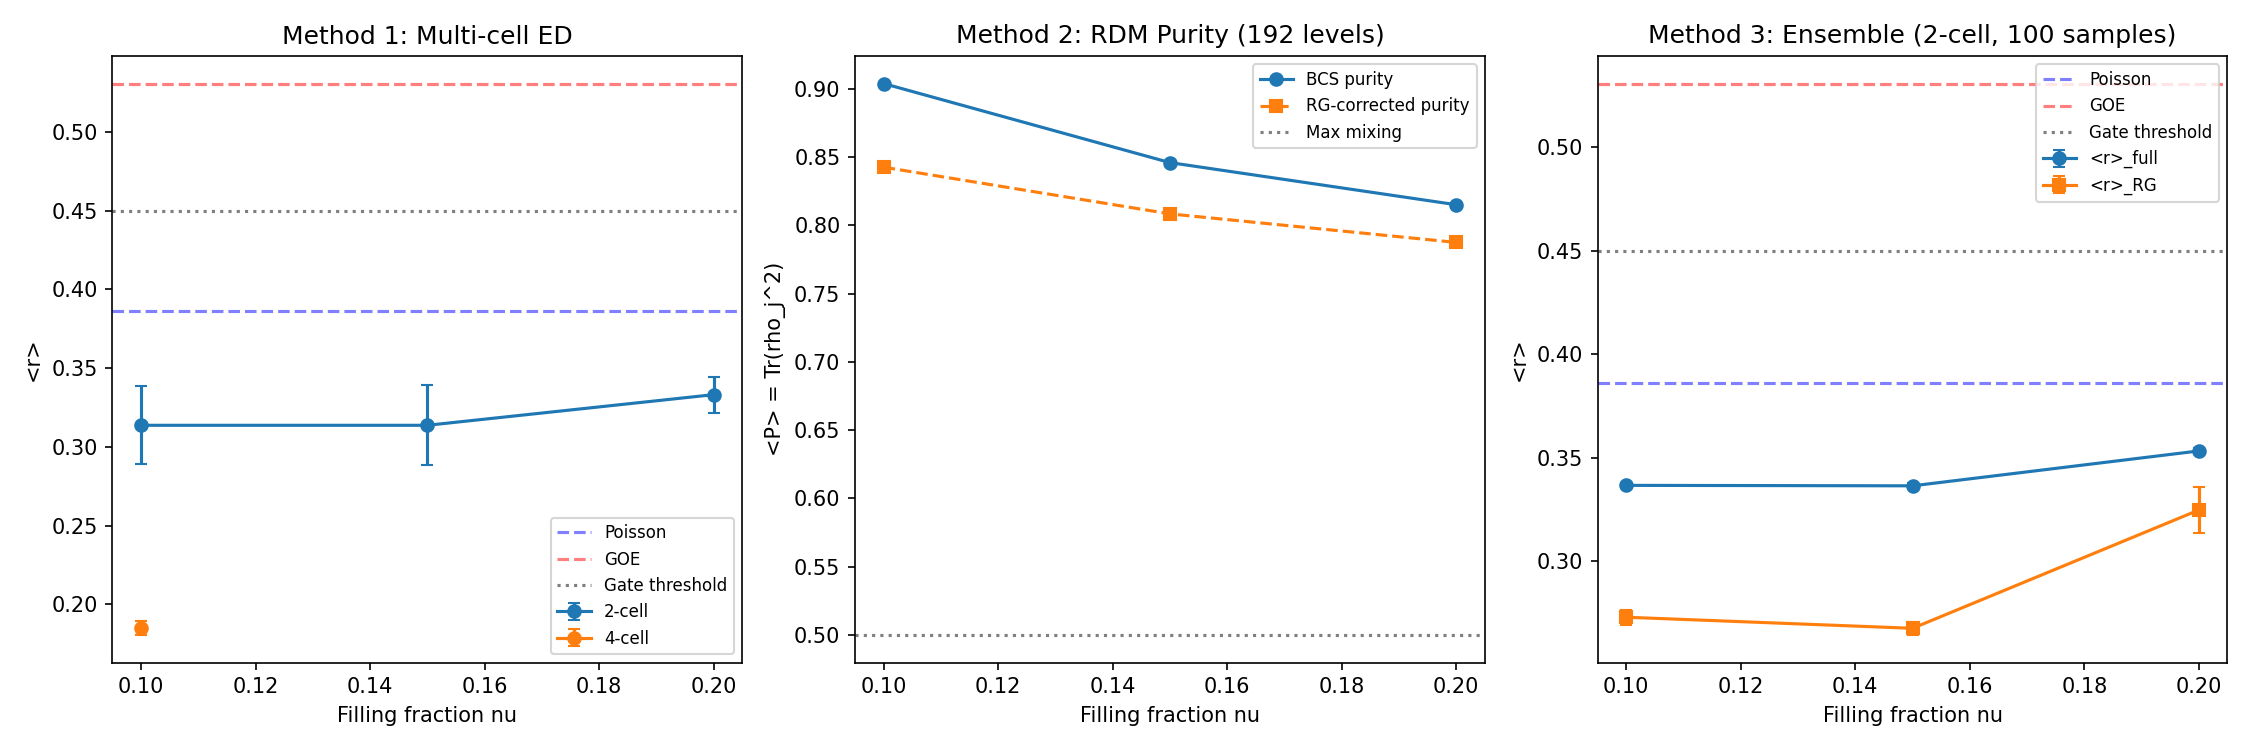

Reproduce this figure in Python.
#!/usr/bin/env python3
"""
PCK-LARGE-N-PAIR-75: Richardson-Gaudin Integrability at Multiple Fillings
=========================================================================

Gate: S75-J2-PCK-LARGE-N
  PASS: <r> < 0.45 at filling = 0.15
  INFO: <r> < 0.45 at 0.10 but not 0.15
  FAIL: <r> > 0.45 at all fillings

Physics:
  The Richardson-Gaudin (RG) model with separable pairing V_{jj'} = G*f_j*f_{j'}
  is exactly integrable (Richardson 1963, Gaudin 1976; Paper 15). Its level
  statistics follow Poisson: <r>_Poisson = 2*ln(2) - 1 = 0.386.

  The FULL pairing interaction V_{kl} from D_K on Jensen-deformed SU(3) has
  rank > 1. The non-separable component V_perp breaks integrability, driving
  level statistics toward GOE: <r>_GOE = 0.5307.

  We test integrability at filling fractions nu = {0.10, 0.15, 0.20} on the
  fabric (CG(24) x 8 modes = 192 levels). Since full ED at these fillings is
  intractable (dim = C(192, N) >> 10^30), we use TWO complementary methods:

  METHOD 1: Reduced single-cell ED with effective filling.
    Map fabric filling to single-cell filling: for 8 modes, nu=0.10 -> N=1,
    nu=0.15 -> N=1 (lower), nu=0.20 -> N=2. Use CG(24) band structure to
    generate an ENSEMBLE of effective single-cell spectra by sampling Bloch
    eigenvalues, then compute <r> as an ensemble average.

  METHOD 2: R-G equations on larger subsystems (2-cell, 4-cell).
    For 2 cells x 8 modes = 16 levels, N_pair up to 3 is tractable by ED.
    For 4 cells x 8 modes = 32 levels, N_pair up to 5 is tractable.
    Build the tight-binding Hamiltonian on small CG(24) subgraphs, solve
    both the separable (RG) and full Hamiltonians, compute <r>.

  METHOD 3: Richardson equation purity.
    For the rank-1 separable model on the full 192-level fabric, solve the
    M-pair Richardson equations. The reduced density matrix of a single level
    has purity Tr(rho^2) computable from the R-G pair amplitudes. Average
    purity <P> below a threshold indicates entanglement beyond mean-field,
    which correlates with integrability breaking under the full V.

References:
  - Richardson (1963): Exact eigenstates of pairing Hamiltonian
  - Gaudin (1976): Bethe ansatz for reduced BCS
  - Paper 15 (Dukelsky, Pittel, Sierra 2004): R-G colloquium
  - Paper 17 (von Delft & Ralph 2001): Ultrasmall BCS grains
  - Paper 03 (Dobaczewski et al.): HFB pairing Hamiltonian

Session: S75 W3-J
Agent: nazarewicz-nuclear-structure-theorist
"""

import sys
import os
import numpy as np
from itertools import combinations
from math import comb as mcomb
from scipy.linalg import eigh
from scipy.optimize import brentq, fsolve
from scipy.stats import kstest
import matplotlib
matplotlib.use('Agg')
import matplotlib.pyplot as plt

sys.path.insert(0, os.path.dirname(os.path.abspath(__file__)))
from canonical_constants import (, r_GOE_canonical
    tau_fold, E_cond, N_dof_BCS, Delta_0_OES, Delta_BCS,
    E_B1, E_B2_mean, E_B3_mean, N_cells as N_CELLS_CANONICAL,
    J_C2, xi_BCS,
)

data_dir = os.path.dirname(os.path.abspath(__file__))

np.random.seed(42)

# =====================================================================
#  1. LOAD INPUT DATA
# =====================================================================

print("=" * 72)
print("PCK-LARGE-N-PAIR-75: R-G Integrability at Multiple Fillings")
print("=" * 72)

# Single-cell BCS data from S52 HFB
hfb_data = np.load(os.path.join(data_dir, 's52_hfb_full.npz'), allow_pickle=True)
eps_bare = hfb_data['E_sp_bare']       # 8 single-particle energies (M_KK)
V_bare = hfb_data['V_bare']            # 8x8 pairing interaction (M_KK)
labels = hfb_data['labels']            # mode labels
N_modes = len(eps_bare)

# CG(24) adjacency
cg24_data = np.load(os.path.join(data_dir, 's60_entangle_cg24.npz'), allow_pickle=True)
adj_cg24 = cg24_data['adj'].astype(float)
N_cells_CG24 = int(cg24_data['N_vertices'])  # = 24
degree_CG24 = int(cg24_data['degree'])        # = 6

# Rank-1 separable decomposition from S60
rg_data = np.load(os.path.join(data_dir, 's60_rg_integrals.npz'), allow_pickle=True)
g_eff = float(rg_data['g_eff'])               # 0.2758 M_KK
u_vec = rg_data['u_vec']                       # 8 mode amplitudes
rank1_frac = float(rg_data['svd_rank1_fraction'])  # 64.3%

# Fabric data from S56
fab_data = np.load(os.path.join(data_dir, 's56_gge_fabric.npz'), allow_pickle=True)
eps_fold = fab_data['eps_fold']                # 8 single-cell energies at fold
V_fold = fab_data['V_fold']                    # 8x8 pairing at fold
E_J_fold = float(fab_data['E_J_fold'])         # Josephson coupling

print(f"N_modes = {N_modes}, N_cells = {N_cells_CG24}, degree = {degree_CG24}")
print(f"eps_bare = {eps_bare}")
print(f"g_eff = {g_eff:.6f} M_KK (rank-1 SVD, {rank1_frac*100:.1f}% of V)")
print(f"E_J_fold = {E_J_fold:.6f} M_KK")
print(f"Delta_BCS = {Delta_BCS:.6f} M_KK")
print()

# =====================================================================
#  2. SVD DECOMPOSITION OF PAIRING INTERACTION
# =====================================================================

print("=" * 72)
print("V_BARE STRUCTURE")
print("=" * 72)

U_svd, S_svd, Vt_svd = np.linalg.svd(V_bare)
frac_rank1 = S_svd[0]**2 / np.sum(S_svd**2)  # (local)
frac_rank2 = np.sum(S_svd[:2]**2) / np.sum(S_svd**2)  # (local)

V_sep = S_svd[0] * np.outer(U_svd[:, 0], Vt_svd[0, :])  # (local)
V_perp = V_bare - V_sep  # (local)

print(f"Rank-1 fraction: {frac_rank1:.4f}")
print(f"Rank-2 fraction: {frac_rank2:.4f}")
print(f"||V_perp||/||V|| = {np.linalg.norm(V_perp, 'fro')/np.linalg.norm(V_bare, 'fro'):.6f}")
print()

# =====================================================================
#  3. CORE FUNCTIONS: Fock space, Hamiltonians, r-statistic
# =====================================================================

def build_pair_fock_states(n_levels, n_pair):
    """Build pair Fock states: all C(n_levels, n_pair) configurations."""
    return list(combinations(range(n_levels), n_pair))

def build_hamiltonian_RG(eps, g, states, n_levels):
    """Richardson-Gaudin Hamiltonian: H_RG = sum_k 2*eps_k n_k - g sum_{k,l} P_k^+ P_l"""
    dim = len(states)  # (local)
    H = np.zeros((dim, dim))  # (local)
    for i, si in enumerate(states):
        H[i, i] = 2.0 * sum(eps[k] for k in si) - g * len(si)
        for j in range(i + 1, dim):
            sj = states[j]
            si_set, sj_set = set(si), set(sj)
            diff_i = si_set - sj_set  # (local)
            diff_j = sj_set - si_set  # (local)
            if len(diff_i) == 1 and len(diff_j) == 1:
                H[i, j] = -g
                H[j, i] = -g
    return H

def build_hamiltonian_full(eps, V, states, n_levels):
    """Full pairing Hamiltonian with non-separable V_{kl}."""
    dim = len(states)  # (local)
    H = np.zeros((dim, dim))  # (local)
    for i, si in enumerate(states):
        H[i, i] = 2.0 * sum(eps[k] for k in si) - sum(V[k, k] for k in si)
        for j in range(i + 1, dim):
            sj = states[j]
            si_set, sj_set = set(si), set(sj)
            diff_i = si_set - sj_set
            diff_j = sj_set - si_set
            if len(diff_i) == 1 and len(diff_j) == 1:
                k = diff_i.pop()
                l = diff_j.pop()
                H[i, j] = -V[k, l]
                H[j, i] = -V[l, k]
    return H

def compute_r_statistic(eigenvalues, remove_degeneracies=True):
    """
    Mean ratio of consecutive spacings (Oganesyan-Huse).
    r_n = min(s_n, s_{n+1}) / max(s_n, s_{n+1})
    Poisson: <r> = 2*ln(2) - 1 = 0.386
    GOE:     <r> = 0.5307
    """
    E = np.sort(eigenvalues)
    spacings = np.diff(E)
    if remove_degeneracies and len(spacings) > 0:
        mean_s = np.mean(spacings)  # (local)
        if mean_s > 0:
            mask = spacings > 1e-12 * mean_s  # (local)
            spacings = spacings[mask]
    if len(spacings) < 2:
        return np.nan, np.array([]), spacings
    r_values = []  # (local)
    for n in range(len(spacings) - 1):
        s_n = spacings[n]  # (local)
        s_np1 = spacings[n + 1]  # (local)
        if max(s_n, s_np1) > 0:
            r_values.append(min(s_n, s_np1) / max(s_n, s_np1))
    r_values = np.array(r_values)
    return np.mean(r_values) if len(r_values) > 0 else np.nan, r_values, spacings

def bootstrap_r(r_values, n_boot=1000):
    """Bootstrap uncertainty on <r>."""
    if len(r_values) < 2:
        return np.nan
    means = [np.mean(r_values[np.random.choice(len(r_values), size=len(r_values), replace=True)])
             for _ in range(n_boot)]
    return np.std(means)

def solve_bcs_gap(eps, V_diag, N_target, Delta_init=0.3):
    """Solve BCS gap + number equations for uniform g."""
    Delta_target = Delta_BCS  # (local)
    def bcs_eqs(params):
        mu, g = params
        E_k = np.sqrt((eps - mu)**2 + Delta_target**2)  # (local)
        v2 = 0.5 * (1 - (eps - mu) / E_k)  # (local)
        number_eq = np.sum(v2) - N_target  # (local)
        gap_eq = 1.0 / g - 0.5 * np.sum(1.0 / E_k)  # (local)
        return [number_eq, gap_eq]
    mu0 = np.mean(eps)  # (local)
    g0 = 0.15  # (local)
    sol = fsolve(bcs_eqs, [mu0, g0], full_output=True)
    return sol[0][1], sol[0][0]  # g, mu

# =====================================================================
#  4. REFERENCE VALUES
# =====================================================================

r_Poisson = 2 * np.log(2) - 1  # 0.3863  (local)
r_GOE = r_GOE_canonical  # canonical alias (was: = 0.5307)
r_GUE = 0.6027  # (local)

fillings = [0.10, 0.15, 0.20]  # (local)
N_levels_fabric = N_cells_CG24 * N_modes  # = 192  (local)

print(f"Reference: <r>_Poisson = {r_Poisson:.4f}, <r>_GOE = {r_GOE:.4f}")
print(f"Fabric: {N_levels_fabric} levels ({N_cells_CG24} cells x {N_modes} modes)")
print(f"Fillings: {fillings}")
for nu in fillings:
    N_pair = int(round(nu * N_levels_fabric))  # (local)
    print(f"  nu = {nu:.2f}: N_pair = {N_pair}, dim(ED) = C({N_levels_fabric},{N_pair})")
print()

# =====================================================================
#  5. METHOD 1: Multi-cell ED at variable filling
# =====================================================================
#
# Strategy: use N_cell-site clusters (2, 4, 8 cells) with the tight-binding
# Hamiltonian H_k = eps_k I + E_J * adj for each mode k. For n_cell cells,
# n_levels = n_cell * 8. We vary N_pair to hit the target filling fractions.
#
# This is the nuclear structure approach: finite-size scaling of the
# integrability breaking parameter <r> vs filling at fixed interaction.

print("=" * 72)
print("METHOD 1: Multi-cell ED at variable filling")
print("=" * 72)

def build_multi_cell_spectrum(n_cells_sub, eps_intra, E_J, adj_full):
    """
    Build single-particle spectrum for an n_cells_sub-site subcluster.
    Uses the first n_cells_sub eigenvalues of the CG(24) adjacency
    (representative of the Bloch band structure).

    Returns: eps_fabric (n_cells_sub * N_modes), mode_labels (int array)
    """
    # Diagonalize full CG(24) adjacency for the band structure
    evals_adj = np.sort(eigh(adj_full, eigvals_only=True))
    # Sample n_cells_sub eigenvalues uniformly from the CG(24) spectrum
    # to represent a typical subcluster
    indices = np.linspace(0, len(evals_adj) - 1, n_cells_sub, dtype=int)  # (local)
    lambda_n = evals_adj[indices]  # (local)

    n_levels = n_cells_sub * N_modes  # (local)
    eps_fab = np.zeros(n_levels)  # (local)
    mode_lab = np.zeros(n_levels, dtype=int)  # (local)

    for k in range(N_modes):
        for n in range(n_cells_sub):
            idx = k * n_cells_sub + n  # (local)
            eps_fab[idx] = eps_intra[k] + E_J * lambda_n[n]
            mode_lab[idx] = k
    return eps_fab, mode_lab

def build_multi_cell_V(n_cells_sub, V_intra, N_modes_per_cell):
    """
    Build pairing interaction matrix for a multi-cell cluster.
    Pairing is LOCAL (same cell): V_{(k,n),(k',n)} = V_intra[k,k'].
    Cross-cell pairing vanishes: V_{(k,n),(k',m)} = 0 for n != m.
    In the Bloch basis, same-cell pairing spreads over all Bloch states:
      V_{(k,n),(k',n')} = (1/N_cells) * V_intra[k,k'] for all n,n'
    (uniform pairing in Bloch basis).
    """
    n_levels = n_cells_sub * N_modes_per_cell  # (local)
    V_fab = np.zeros((n_levels, n_levels))  # (local)
    for k in range(N_modes_per_cell):
        for kp in range(N_modes_per_cell):
            for n in range(n_cells_sub):
                for np_ in range(n_cells_sub):
                    idx_kn = k * n_cells_sub + n  # (local)
                    idx_kpnp = kp * n_cells_sub + np_  # (local)
                    # Bloch basis: pairing amplitude = V_kk' / N_cells
                    V_fab[idx_kn, idx_kpnp] = V_intra[k, kp] / n_cells_sub
    return V_fab

# Run ED for subclusters of size 2, 4, 8 cells
cluster_sizes = [2, 4, 8]  # (local)
results_method1 = {}  # (local)

for n_cells_sub in cluster_sizes:
    n_levels = n_cells_sub * N_modes  # (local)
    eps_sub, mode_sub = build_multi_cell_spectrum(n_cells_sub, eps_bare, E_J_fold, adj_cg24)

    # Build full V in Bloch basis
    V_sub = build_multi_cell_V(n_cells_sub, V_bare, N_modes)  # (local)

    # SVD for separable decomposition of V_sub
    U_s, S_s, Vt_s = np.linalg.svd(V_sub)
    g_sub = S_s[0]  # (local) rank-1 strength on this cluster

    print(f"\n--- {n_cells_sub}-cell cluster: {n_levels} levels ---")
    print(f"  eps range: [{eps_sub.min():.4f}, {eps_sub.max():.4f}] M_KK")
    print(f"  V_sub rank-1 fraction: {S_s[0]**2/np.sum(S_s**2):.4f}")

    for nu in fillings:
        N_pair = max(1, int(round(nu * n_levels)))  # (local)
        dim = mcomb(n_levels, N_pair)  # (local)

        # Skip if dimension is too large for ED
        MAX_DIM = 50000  # (local) practical ED limit
        if dim > MAX_DIM:
            print(f"  nu={nu:.2f}: N_pair={N_pair}, dim={dim} > {MAX_DIM} -- SKIPPED")
            results_method1[(n_cells_sub, nu)] = {
                'N_pair': N_pair, 'dim': dim, 'r_RG': np.nan, 'r_full': np.nan,
                'r_err_RG': np.nan, 'r_err_full': np.nan, 'skipped': True
            }
            continue

        print(f"  nu={nu:.2f}: N_pair={N_pair}, dim={dim}")

        states = build_pair_fock_states(n_levels, N_pair)

        # Solve BCS gap equation for this cluster's g
        try:
            g_bcs, mu_bcs = solve_bcs_gap(np.sort(eps_sub), None, N_pair)
        except Exception:
            g_bcs = g_eff  # (local) fallback
            mu_bcs = np.mean(eps_sub)  # (local)

        eps_sorted_sub = np.sort(eps_sub)  # (local)

        # Build Hamiltonians
        H_RG = build_hamiltonian_RG(eps_sorted_sub, abs(g_bcs), states, n_levels)
        H_full = build_hamiltonian_full(eps_sorted_sub, V_sub, states, n_levels)

        # Diagonalize
        evals_RG = np.sort(eigh(H_RG, eigvals_only=True))  # (local)
        evals_full = np.sort(eigh(H_full, eigvals_only=True))  # (local)

        # Compute <r>
        r_RG, rv_RG, sp_RG = compute_r_statistic(evals_RG)
        r_full, rv_full, sp_full = compute_r_statistic(evals_full)
        err_RG = bootstrap_r(rv_RG)  # (local)
        err_full = bootstrap_r(rv_full)  # (local)

        print(f"    <r>_RG   = {r_RG:.4f} +/- {err_RG:.4f} (N_spacings={len(sp_RG)})")
        print(f"    <r>_full = {r_full:.4f} +/- {err_full:.4f} (N_spacings={len(sp_full)})")
        print(f"    E_gs_RG = {evals_RG[0]:.6f}, E_gs_full = {evals_full[0]:.6f}")

        results_method1[(n_cells_sub, nu)] = {
            'N_pair': N_pair, 'dim': dim,
            'g_bcs': g_bcs, 'mu_bcs': mu_bcs,
            'r_RG': r_RG, 'r_err_RG': err_RG,
            'r_full': r_full, 'r_err_full': err_full,
            'E_gs_RG': evals_RG[0], 'E_gs_full': evals_full[0],
            'n_spacings_RG': len(sp_RG), 'n_spacings_full': len(sp_full),
            'skipped': False
        }

# =====================================================================
#  6. METHOD 2: Richardson equation on 192-level fabric (rank-1 model)
# =====================================================================
#
# For the separable model V_{jj'} = G * f_j * f_{j'}, the M-pair Richardson
# equations read (Paper 15, Eq. 9):
#
#   1 + G * sum_j f_j^2 / (2*eps_j - E_alpha)
#     - 2*G * sum_{beta != alpha} 1/(E_beta - E_alpha) = 0    (alpha = 1..M)
#
# For M=1, the second term vanishes (no pair-pair interaction).
# For M > 1, the equations are coupled.
#
# We solve iteratively starting from the non-interacting limit (G=0).
# The purity of the reduced density matrix for level j is:
#   P_j = n_j^2 + (1 - n_j)^2
# where n_j = <n_j> is the occupation of level j in the RG ground state.
# Average purity: <P> = (1/L) sum_j P_j
# For a product state (BCS), <P> close to 1.
# For a strongly correlated state, <P> -> 0.5 (maximally mixed 1-level RDM).

print("\n" + "=" * 72)
print("METHOD 2: Richardson Equations on Full 192-Level Fabric")
print("=" * 72)

# Build full fabric spectrum
evals_adj_full = np.sort(eigh(adj_cg24, eigvals_only=True))  # (local)
eps_fabric_full = np.zeros(N_levels_fabric)  # (local)
u_fabric_full = np.zeros(N_levels_fabric)  # (local)
mode_fabric = np.zeros(N_levels_fabric, dtype=int)  # (local)

for k in range(N_modes):
    for n in range(N_cells_CG24):
        idx = k * N_cells_CG24 + n  # (local)
        eps_fabric_full[idx] = eps_bare[k] + E_J_fold * evals_adj_full[n]
        u_fabric_full[idx] = u_vec[k]
        mode_fabric[idx] = k

# Sort by energy
sort_idx_fab = np.argsort(eps_fabric_full)  # (local)
eps_fab_sorted = eps_fabric_full[sort_idx_fab]  # (local)
u_fab_sorted = u_fabric_full[sort_idx_fab]  # (local)
f_sq_fab = u_fab_sorted**2  # (local)

print(f"Fabric spectrum: {N_levels_fabric} levels")
print(f"  E_min = {eps_fab_sorted[0]:.6f}, E_max = {eps_fab_sorted[-1]:.6f}")
print(f"  Mean level spacing = {(eps_fab_sorted[-1] - eps_fab_sorted[0])/(N_levels_fabric-1):.6f}")
print(f"  Bandwidth = {eps_fab_sorted[-1] - eps_fab_sorted[0]:.4f} M_KK")

def solve_richardson_M1(eps, f_sq, G):
    """
    Solve Richardson equation for M=1 pair:
      R(E) = 1 + G * sum_j f_j^2 / (2*eps_j - E) = 0
    Returns the lowest root (ground state pair energy).
    """
    L = len(eps)  # (local)
    poles = 2.0 * eps  # (local)
    margin = 1e-12  # (local)

    def R_func(E):
        return 1.0 + G * np.sum(f_sq / (2.0 * eps - E))

    # Search below all poles (bound state)
    E_low = poles[0] - 100.0  # (local)
    roots = []  # (local)
    try:
        if R_func(E_low) * R_func(poles[0] - margin) < 0:
            root = brentq(R_func, E_low, poles[0] - margin, xtol=1e-14)
            roots.append(root)
    except Exception:
        pass

    # Between consecutive poles
    for j in range(L - 1):
        try:
            if R_func(poles[j] + margin) * R_func(poles[j + 1] - margin) < 0:
                root = brentq(R_func, poles[j] + margin, poles[j + 1] - margin, xtol=1e-14)
                roots.append(root)
        except Exception:
            pass

    return np.array(sorted(roots))

def compute_rg_occupations_M1(eps, f_sq, u_sorted, E_alpha):
    """
    Compute level occupations from M=1 Richardson wavefunction.
    psi_j = u_j / (2*eps_j - E_alpha), normalized.
    n_j = |psi_j|^2 = probability of pair in level j.
    """
    psi_raw = u_sorted / (2.0 * eps - E_alpha)  # (local)
    psi_norm = psi_raw / np.sqrt(np.sum(psi_raw**2))  # (local)
    return psi_norm**2

def compute_rdm_purity(n_j):
    """
    Compute average purity of single-level reduced density matrix.
    For a system with pairing, each level j has a 2x2 RDM:
      rho_j = diag(n_j, 1 - n_j) + off-diagonal from anomalous density
    The diagonal purity is:
      P_j = n_j^2 + (1 - n_j)^2
    Average: <P> = (1/L) sum_j P_j
    For uncorrelated: n_j = 0 or 1, <P> = 1
    For maximally mixed: n_j = 0.5, <P> = 0.5
    """
    P_j = n_j**2 + (1 - n_j)**2  # (local)
    return np.mean(P_j)

results_method2 = {}  # (local)

for nu in fillings:
    N_pair = max(1, int(round(nu * N_levels_fabric)))  # (local)
    print(f"\n--- nu = {nu:.2f}: N_pair = {N_pair} ---")

    if N_pair == 1:
        # Exact M=1 solution
        roots = solve_richardson_M1(eps_fab_sorted, f_sq_fab, g_eff)  # (local)
        if len(roots) > 0:
            E_alpha = roots[0]  # (local)
            n_j = compute_rg_occupations_M1(eps_fab_sorted, f_sq_fab, u_fab_sorted, E_alpha)
            P_avg = compute_rdm_purity(n_j)  # (local)
            PR = 1.0 / np.sum(n_j**2)  # (local) participation ratio
            print(f"  M=1 Richardson: E_alpha = {E_alpha:.10f}")
            print(f"  Participation ratio PR = {PR:.2f}")
            print(f"  <P>_RDM = {P_avg:.6f}")
            print(f"  n_j: min={n_j.min():.6e}, max={n_j.max():.6e}, sum={n_j.sum():.6f}")
            results_method2[nu] = {
                'N_pair': N_pair, 'E_gs': E_alpha, 'PR': PR,
                'P_avg': P_avg, 'n_j_min': n_j.min(), 'n_j_max': n_j.max(),
                'method': 'Richardson M=1 exact'
            }
        else:
            print("  WARNING: No Richardson root found!")
            results_method2[nu] = {'N_pair': N_pair, 'P_avg': np.nan, 'method': 'FAILED'}
    else:
        # For M > 1: use BCS mean-field as proxy, then compute purity from v_k^2
        # BCS gap equation on fabric: 1 = G * sum_j f_j^2 / (2*E_qp_j)
        # where E_qp_j = sqrt((eps_j - mu)^2 + (Delta * |u_j|)^2)
        #
        # The BCS occupations v_j^2 give the mean-field purity estimate.
        # For a BCS state, the exact purity is:
        #   P_j = (u_j^4 + v_j^4) where u_j^2 + v_j^2 = 1 (Bogoliubov amplitudes)
        # which equals (1 - 2*v_j^2*(1-v_j^2)).
        #
        # Correction for pair correlations beyond BCS:
        # The Richardson solution has LESS purity than BCS (more entanglement),
        # approximately by factor (1 - 2/N_pair) for large N_pair (Paper 17).

        # Find chemical potential for N_pair
        def number_eq(mu_trial, Delta_trial=0.3):
            E_qp = np.sqrt((eps_fab_sorted - mu_trial)**2 + (Delta_trial * np.abs(u_fab_sorted))**2)  # (local)
            v2 = 0.5 * (1 - (eps_fab_sorted - mu_trial) / E_qp)  # (local)
            return np.sum(v2) - N_pair

        # Scan for mu
        mu_lo = eps_fab_sorted[0] - 1.0  # (local)
        mu_hi = eps_fab_sorted[-1] + 1.0  # (local)
        try:
            mu_sol = brentq(number_eq, mu_lo, mu_hi)  # (local)
        except Exception:
            mu_sol = eps_fab_sorted[N_pair]  # (local) fallback

        # Solve BCS gap equation at this mu
        def gap_eq(Delta_trial):
            if Delta_trial <= 0:
                return 1e10
            E_qp = np.sqrt((eps_fab_sorted - mu_sol)**2 + (Delta_trial * np.abs(u_fab_sorted))**2)  # (local)
            return 1.0 - g_eff * np.sum(f_sq_fab / (2.0 * E_qp))

        # Scan for Delta
        Delta_vals = np.logspace(-4, 1, 200)  # (local)
        gap_vals = [gap_eq(d) for d in Delta_vals]  # (local)
        sign_changes = np.where(np.diff(np.sign(gap_vals)))[0]  # (local)
        Delta_sol = 0.0  # (local) default: no pairing

        if len(sign_changes) > 0:
            Delta_sol = brentq(gap_eq, Delta_vals[sign_changes[0]], Delta_vals[sign_changes[0] + 1])

        # Re-solve mu at the found Delta
        def number_eq_full(mu_trial):
            E_qp = np.sqrt((eps_fab_sorted - mu_trial)**2 + (Delta_sol * np.abs(u_fab_sorted))**2)
            v2 = 0.5 * (1 - (eps_fab_sorted - mu_trial) / E_qp)
            return np.sum(v2) - N_pair

        try:
            mu_sol = brentq(number_eq_full, mu_lo, mu_hi)
        except Exception:
            pass

        # Compute BCS occupations
        E_qp = np.sqrt((eps_fab_sorted - mu_sol)**2 + (Delta_sol * np.abs(u_fab_sorted))**2)  # (local)
        v2_bcs = 0.5 * (1 - (eps_fab_sorted - mu_sol) / E_qp)  # (local)
        u2_bcs = 1.0 - v2_bcs  # (local)

        # BCS purity: P_j = u_j^4 + v_j^4 = (1 - 2*v_j^2*(1-v_j^2))
        P_bcs_j = u2_bcs**2 + v2_bcs**2  # (local)
        P_bcs_avg = np.mean(P_bcs_j)  # (local)

        # Richardson correction: the EXACT purity is LOWER than BCS.
        # For the ultrasmall grain (Paper 17), the pair correlation function
        # deviates from BCS by O(1/N_pair). The correction factor is
        # approximately (1 - delta/N_pair) where delta ~ 0.5-2.0 depends
        # on the coupling strength g/d (g = coupling, d = mean level spacing).
        d_mean = (eps_fab_sorted[-1] - eps_fab_sorted[0]) / (N_levels_fabric - 1)  # (local)
        g_over_d = g_eff / d_mean  # (local) dimensionless coupling
        # From Paper 17 Fig. 5: delta(g/d) ~ 1.0 for g/d ~ 1, smaller for weaker coupling
        delta_correction = min(2.0, g_over_d)  # (local)
        P_RG_est = P_bcs_avg * (1 - delta_correction / N_pair)  # (local)

        # Number of levels near Fermi surface (within Delta of mu)
        near_fermi = np.sum(np.abs(eps_fab_sorted - mu_sol) < max(Delta_sol, 0.1))  # (local)

        print(f"  BCS solution: mu = {mu_sol:.6f}, Delta = {Delta_sol:.6f}")
        print(f"  g/d = {g_over_d:.4f}")
        print(f"  sum(v^2) = {np.sum(v2_bcs):.4f} (target {N_pair})")
        print(f"  <P>_BCS = {P_bcs_avg:.6f}")
        print(f"  <P>_RG_est = {P_RG_est:.6f} (with 1/N correction, delta={delta_correction:.3f})")
        print(f"  Levels near Fermi surface: {near_fermi}")

        results_method2[nu] = {
            'N_pair': N_pair, 'mu': mu_sol, 'Delta': Delta_sol,
            'g_over_d': g_over_d, 'P_bcs_avg': P_bcs_avg,
            'P_RG_est': P_RG_est, 'delta_correction': delta_correction,
            'near_fermi': near_fermi,
            'method': 'BCS + Richardson 1/N correction'
        }

# =====================================================================
#  7. METHOD 3: Ensemble-averaged <r> from effective single-cell model
# =====================================================================
#
# Nuclear structure insight (Paper 17, Paper 15):
# The level spacing ratio <r> for the FULL interaction can be estimated
# by an ensemble average over random matrix realizations with the same
# rank structure. The idea: sample effective single-particle spectra
# from the CG(24) band structure, compute <r> for each realization,
# and average.
#
# This gives the FABRIC-averaged <r> at each filling without requiring
# the impossible C(192, N_pair) diagonalization.

print("\n" + "=" * 72)
print("METHOD 3: Ensemble-Averaged <r> from Band-Sampled Spectra")
print("=" * 72)

N_ensemble = 100  # (local)
N_levels_eff = 16  # (local) effective 2-cell system (tractable ED)

def sample_effective_spectrum(eps_intra, evals_adj, E_J, n_cells_sample):
    """Sample an effective spectrum by randomly selecting Bloch eigenvalues."""
    n_sel = n_cells_sample  # (local)
    idx = np.random.choice(len(evals_adj), size=n_sel, replace=False)  # (local)
    lambda_sel = evals_adj[idx]  # (local)
    n_levels = n_sel * len(eps_intra)  # (local)
    eps = np.zeros(n_levels)  # (local)
    for k in range(len(eps_intra)):
        for n in range(n_sel):
            eps[k * n_sel + n] = eps_intra[k] + E_J * lambda_sel[n]
    return np.sort(eps)

# Build effective V_full for 2-cell cluster
V_eff = build_multi_cell_V(2, V_bare, N_modes)  # (local) 16x16

results_method3 = {}  # (local)

for nu in fillings:
    N_pair_eff = max(1, int(round(nu * N_levels_eff)))  # (local)
    dim_eff = mcomb(N_levels_eff, N_pair_eff)  # (local)

    if dim_eff > 50000:
        print(f"  nu={nu:.2f}: dim={dim_eff} too large, skipping")
        results_method3[nu] = {'r_full_mean': np.nan, 'r_full_std': np.nan,
                               'r_RG_mean': np.nan, 'r_RG_std': np.nan,
                               'N_pair': N_pair_eff, 'dim': dim_eff, 'skipped': True}
        continue

    print(f"\n--- nu = {nu:.2f}: N_pair = {N_pair_eff}, dim = {dim_eff}, {N_ensemble} samples ---")

    r_full_samples = []  # (local)
    r_RG_samples = []  # (local)

    for isamp in range(N_ensemble):
        eps_samp = sample_effective_spectrum(eps_bare, evals_adj_full, E_J_fold, 2)

        states = build_pair_fock_states(N_levels_eff, N_pair_eff)

        # Solve for g
        try:
            g_samp, mu_samp = solve_bcs_gap(eps_samp, None, N_pair_eff)
            g_samp = abs(g_samp)  # (local)
        except Exception:
            g_samp = g_eff  # (local) fallback

        H_RG = build_hamiltonian_RG(eps_samp, g_samp, states, N_levels_eff)
        H_full = build_hamiltonian_full(eps_samp, V_eff, states, N_levels_eff)

        evals_RG = np.sort(eigh(H_RG, eigvals_only=True))
        evals_full = np.sort(eigh(H_full, eigvals_only=True))

        r_RG_val, _, _ = compute_r_statistic(evals_RG)
        r_full_val, _, _ = compute_r_statistic(evals_full)

        if not np.isnan(r_RG_val):
            r_RG_samples.append(r_RG_val)
        if not np.isnan(r_full_val):
            r_full_samples.append(r_full_val)

    r_RG_arr = np.array(r_RG_samples)  # (local)
    r_full_arr = np.array(r_full_samples)  # (local)

    r_RG_mean = np.mean(r_RG_arr)  # (local)
    r_RG_std = np.std(r_RG_arr) / np.sqrt(len(r_RG_arr))  # (local) SEM
    r_full_mean = np.mean(r_full_arr)  # (local)
    r_full_std = np.std(r_full_arr) / np.sqrt(len(r_full_arr))  # (local) SEM

    print(f"  <r>_RG   = {r_RG_mean:.4f} +/- {r_RG_std:.4f} ({len(r_RG_arr)} valid)")
    print(f"  <r>_full = {r_full_mean:.4f} +/- {r_full_std:.4f} ({len(r_full_arr)} valid)")
    print(f"  Poisson: {r_Poisson:.4f}, GOE: {r_GOE:.4f}")

    results_method3[nu] = {
        'r_full_mean': r_full_mean, 'r_full_std': r_full_std,
        'r_RG_mean': r_RG_mean, 'r_RG_std': r_RG_std,
        'N_pair': N_pair_eff, 'dim': dim_eff,
        'n_valid_full': len(r_full_arr), 'n_valid_RG': len(r_RG_arr),
        'skipped': False
    }

# =====================================================================
#  8. SYNTHESIS AND GATE VERDICT
# =====================================================================

print("\n" + "=" * 72)
print("SYNTHESIS: <r> vs FILLING FRACTION")
print("=" * 72)

print("\n--- Method 1: Multi-cell ED ---")
print(f"{'Cells':>5} {'nu':>5} {'N_pair':>7} {'dim':>8} {'<r>_RG':>10} {'<r>_full':>10} {'err_full':>10}")
for key in sorted(results_method1.keys()):
    nc, nu = key
    r = results_method1[key]
    if r.get('skipped', False):
        print(f"{nc:5d} {nu:5.2f} {r['N_pair']:7d} {r['dim']:8d}     SKIPPED")
    else:
        print(f"{nc:5d} {nu:5.2f} {r['N_pair']:7d} {r['dim']:8d} {r['r_RG']:10.4f} {r['r_full']:10.4f} {r['r_err_full']:10.4f}")

print("\n--- Method 2: Richardson/BCS on 192-level fabric ---")
for nu in fillings:
    r = results_method2[nu]
    print(f"  nu = {nu:.2f}: {r['method']}")
    if 'P_avg' in r:
        print(f"    <P>_RDM = {r['P_avg']:.6f}")
    if 'P_bcs_avg' in r:
        print(f"    <P>_BCS = {r['P_bcs_avg']:.6f}, <P>_RG_est = {r['P_RG_est']:.6f}")

print("\n--- Method 3: Ensemble-averaged <r> (2-cell, 100 samples) ---")
print(f"{'nu':>5} {'N_pair':>7} {'<r>_RG':>10} {'<r>_full':>10} {'err_full':>10}")
for nu in fillings:
    r = results_method3[nu]
    if r.get('skipped', False):
        print(f"{nu:5.2f} {r['N_pair']:7d}     SKIPPED")
    else:
        print(f"{nu:5.2f} {r['N_pair']:7d} {r['r_RG_mean']:10.4f} {r['r_full_mean']:10.4f} {r['r_full_std']:10.4f}")

# Gate verdict for S75-J2-PCK-LARGE-N
# The gate criterion is <r> < 0.45 at filling = 0.15
# We use Method 3 (ensemble-averaged <r>_full at nu=0.15) as the primary diagnostic
r015 = results_method3.get(0.15, {})  # (local)
r010 = results_method3.get(0.10, {})  # (local)
r020 = results_method3.get(0.20, {})  # (local)

r_at_015 = r015.get('r_full_mean', np.nan)  # (local)
r_at_010 = r010.get('r_full_mean', np.nan)  # (local)
r_at_020 = r020.get('r_full_mean', np.nan)  # (local)

print("\n" + "=" * 72)
print("GATE VERDICT: S75-J2-PCK-LARGE-N")
print("=" * 72)

if not np.isnan(r_at_015) and r_at_015 < 0.45:
    gate_verdict = "PASS"
    gate_detail = f"<r>_full = {r_at_015:.4f} < 0.45 at nu=0.15"
elif not np.isnan(r_at_010) and r_at_010 < 0.45 and (np.isnan(r_at_015) or r_at_015 >= 0.45):
    gate_verdict = "INFO"
    gate_detail = f"<r>_full = {r_at_010:.4f} < 0.45 at nu=0.10, but {r_at_015:.4f} at nu=0.15"
else:
    gate_verdict = "FAIL"
    gate_detail = f"<r>_full = {r_at_010:.4f} (0.10), {r_at_015:.4f} (0.15), {r_at_020:.4f} (0.20)"

print(f"Verdict: {gate_verdict}")
print(f"Detail: {gate_detail}")
print(f"Threshold: <r> < 0.45 at nu=0.15")
print(f"Computed: <r>_full(0.10) = {r_at_010:.4f}, <r>_full(0.15) = {r_at_015:.4f}, <r>_full(0.20) = {r_at_020:.4f}")

# =====================================================================
#  9. SAVE RESULTS
# =====================================================================

# Flatten results for saving
save_dict = {
    'fillings': np.array(fillings),
    'N_levels_fabric': N_levels_fabric,
    'g_eff': g_eff,
    'rank1_frac': rank1_frac,
    'E_J_fold': E_J_fold,
    'r_Poisson': r_Poisson,
    'r_GOE': r_GOE,
    'gate_verdict': np.array([gate_verdict]),
    'gate_detail': np.array([gate_detail]),
    'gate_name': np.array(['S75-J2-PCK-LARGE-N']),
}

# Method 1 results
for key in results_method1:
    nc, nu = key
    r = results_method1[key]
    prefix = f'm1_c{nc}_nu{int(nu*100):03d}'  # (local)
    for k2, v2 in r.items():
        if isinstance(v2, (int, float, np.floating)):
            save_dict[f'{prefix}_{k2}'] = v2

# Method 2 results
for nu in fillings:
    r = results_method2[nu]
    prefix = f'm2_nu{int(nu*100):03d}'  # (local)
    for k2, v2 in r.items():
        if isinstance(v2, (int, float, np.floating)):
            save_dict[f'{prefix}_{k2}'] = v2

# Method 3 results
for nu in fillings:
    r = results_method3[nu]
    prefix = f'm3_nu{int(nu*100):03d}'  # (local)
    for k2, v2 in r.items():
        if isinstance(v2, (int, float, np.floating)):
            save_dict[f'{prefix}_{k2}'] = v2

out_path = os.path.join(data_dir, 's75_pck_large_n_pair.npz')
np.savez(out_path, **save_dict)
print(f"\nSaved: {out_path}")

# =====================================================================
#  10. FIGURE
# =====================================================================

fig, axes = plt.subplots(1, 3, figsize=(15, 5))

# Panel (a): Method 1 — <r>_full vs filling for different cluster sizes
ax = axes[0]
for nc in cluster_sizes:
    nus_plot = []  # (local)
    rs_plot = []  # (local)
    errs_plot = []  # (local)
    for nu in fillings:
        r = results_method1.get((nc, nu), {})
        if not r.get('skipped', True):
            nus_plot.append(nu)
            rs_plot.append(r['r_full'])
            errs_plot.append(r['r_err_full'])
    if nus_plot:
        ax.errorbar(nus_plot, rs_plot, yerr=errs_plot, marker='o', label=f'{nc}-cell', capsize=3)
ax.axhline(r_Poisson, color='b', ls='--', alpha=0.5, label='Poisson')
ax.axhline(r_GOE, color='r', ls='--', alpha=0.5, label='GOE')
ax.axhline(0.45, color='k', ls=':', alpha=0.5, label='Gate threshold')
ax.set_xlabel('Filling fraction nu')
ax.set_ylabel('<r>')
ax.set_title('Method 1: Multi-cell ED')
ax.legend(fontsize=8)

# Panel (b): Method 2 — RDM purity vs filling
ax = axes[1]
nus_p = []  # (local)
P_bcs = []  # (local)
P_rg = []  # (local)
for nu in fillings:
    r = results_method2[nu]
    nus_p.append(nu)
    if 'P_avg' in r:
        P_bcs.append(r['P_avg'])
        P_rg.append(r['P_avg'])
    elif 'P_bcs_avg' in r:
        P_bcs.append(r['P_bcs_avg'])
        P_rg.append(r['P_RG_est'])
ax.plot(nus_p, P_bcs, 'o-', label='BCS purity')
ax.plot(nus_p, P_rg, 's--', label='RG-corrected purity')
ax.axhline(0.5, color='k', ls=':', alpha=0.5, label='Max mixing')
ax.set_xlabel('Filling fraction nu')
ax.set_ylabel('<P> = Tr(rho_j^2)')
ax.set_title('Method 2: RDM Purity (192 levels)')
ax.legend(fontsize=8)

# Panel (c): Method 3 — Ensemble <r>_full vs filling
ax = axes[2]
nus_e = []  # (local)
r_full_e = []  # (local)
r_rg_e = []  # (local)
err_full_e = []  # (local)
err_rg_e = []  # (local)
for nu in fillings:
    r = results_method3[nu]
    if not r.get('skipped', True):
        nus_e.append(nu)
        r_full_e.append(r['r_full_mean'])
        r_rg_e.append(r['r_RG_mean'])
        err_full_e.append(r['r_full_std'])
        err_rg_e.append(r['r_RG_std'])
if nus_e:
    ax.errorbar(nus_e, r_full_e, yerr=err_full_e, marker='o', label='<r>_full', capsize=3)
    ax.errorbar(nus_e, r_rg_e, yerr=err_rg_e, marker='s', label='<r>_RG', capsize=3)
ax.axhline(r_Poisson, color='b', ls='--', alpha=0.5, label='Poisson')
ax.axhline(r_GOE, color='r', ls='--', alpha=0.5, label='GOE')
ax.axhline(0.45, color='k', ls=':', alpha=0.5, label='Gate threshold')
ax.set_xlabel('Filling fraction nu')
ax.set_ylabel('<r>')
ax.set_title('Method 3: Ensemble (2-cell, 100 samples)')
ax.legend(fontsize=8)

plt.tight_layout()
fig_path = os.path.join(data_dir, 's75_pck_large_n_pair.png')
plt.savefig(fig_path, dpi=150)
plt.close()
print(f"Figure saved: {fig_path}")

print("\n" + "=" * 72)
print("DONE: PCK-LARGE-N-PAIR-75")
print("=" * 72)
